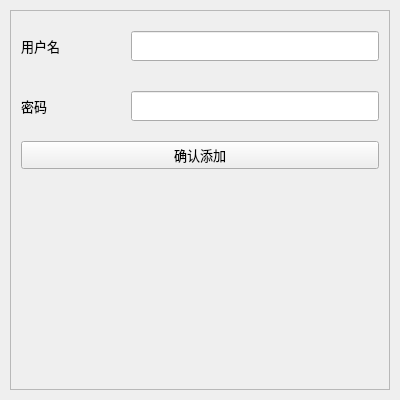
<?xml version="1.0" encoding="UTF-8"?>
<ui version="4.0">
 <class>addUserForm</class>
 <widget class="QWidget" name="addUserForm">
  <property name="geometry">
   <rect>
    <x>0</x>
    <y>0</y>
    <width>400</width>
    <height>400</height>
   </rect>
  </property>
  <property name="minimumSize">
   <size>
    <width>400</width>
    <height>400</height>
   </size>
  </property>
  <property name="font">
   <font>
    <family>微软雅黑</family>
    <pointsize>12</pointsize>
   </font>
  </property>
  <property name="windowTitle">
   <string>添加用户</string>
  </property>
  <layout class="QGridLayout" name="gridLayout">
   <property name="leftMargin">
    <number>10</number>
   </property>
   <property name="topMargin">
    <number>10</number>
   </property>
   <property name="rightMargin">
    <number>10</number>
   </property>
   <property name="bottomMargin">
    <number>10</number>
   </property>
   <item row="0" column="0">
    <widget class="QFrame" name="frame">
     <property name="styleSheet">
      <string notr="true">background-color: rgba(245, 245, 245， 200);</string>
     </property>
     <property name="frameShape">
      <enum>QFrame::StyledPanel</enum>
     </property>
     <property name="frameShadow">
      <enum>QFrame::Raised</enum>
     </property>
     <layout class="QVBoxLayout" name="verticalLayout">
      <property name="spacing">
       <number>10</number>
      </property>
      <property name="leftMargin">
       <number>10</number>
      </property>
      <property name="topMargin">
       <number>10</number>
      </property>
      <property name="rightMargin">
       <number>10</number>
      </property>
      <property name="bottomMargin">
       <number>10</number>
      </property>
      <item>
       <layout class="QHBoxLayout" name="horizontalLayout_2">
        <item>
         <widget class="QLabel" name="label">
          <property name="minimumSize">
           <size>
            <width>100</width>
            <height>50</height>
           </size>
          </property>
          <property name="font">
           <font>
            <family>微软雅黑</family>
            <pointsize>10</pointsize>
           </font>
          </property>
          <property name="text">
           <string>用户名</string>
          </property>
         </widget>
        </item>
        <item>
         <widget class="QLineEdit" name="nameEdit">
          <property name="minimumSize">
           <size>
            <width>0</width>
            <height>30</height>
           </size>
          </property>
          <property name="maximumSize">
           <size>
            <width>16777215</width>
            <height>30</height>
           </size>
          </property>
          <property name="font">
           <font>
            <family>微软雅黑</family>
            <pointsize>10</pointsize>
           </font>
          </property>
         </widget>
        </item>
       </layout>
      </item>
      <item>
       <layout class="QHBoxLayout" name="horizontalLayout">
        <item>
         <widget class="QLabel" name="label_2">
          <property name="minimumSize">
           <size>
            <width>100</width>
            <height>50</height>
           </size>
          </property>
          <property name="font">
           <font>
            <family>微软雅黑</family>
            <pointsize>10</pointsize>
           </font>
          </property>
          <property name="text">
           <string>密码</string>
          </property>
         </widget>
        </item>
        <item>
         <widget class="QLineEdit" name="passwordEdit">
          <property name="minimumSize">
           <size>
            <width>0</width>
            <height>30</height>
           </size>
          </property>
          <property name="maximumSize">
           <size>
            <width>16777215</width>
            <height>30</height>
           </size>
          </property>
          <property name="font">
           <font>
            <family>微软雅黑</family>
            <pointsize>10</pointsize>
           </font>
          </property>
         </widget>
        </item>
       </layout>
      </item>
      <item>
       <widget class="QPushButton" name="addUserBtn">
        <property name="font">
         <font>
          <family>微软雅黑</family>
          <pointsize>10</pointsize>
         </font>
        </property>
        <property name="text">
         <string>确认添加</string>
        </property>
       </widget>
      </item>
      <item>
       <spacer name="verticalSpacer">
        <property name="orientation">
         <enum>Qt::Vertical</enum>
        </property>
        <property name="sizeHint" stdset="0">
         <size>
          <width>20</width>
          <height>40</height>
         </size>
        </property>
       </spacer>
      </item>
     </layout>
    </widget>
   </item>
  </layout>
 </widget>
 <resources/>
 <connections/>
</ui>
